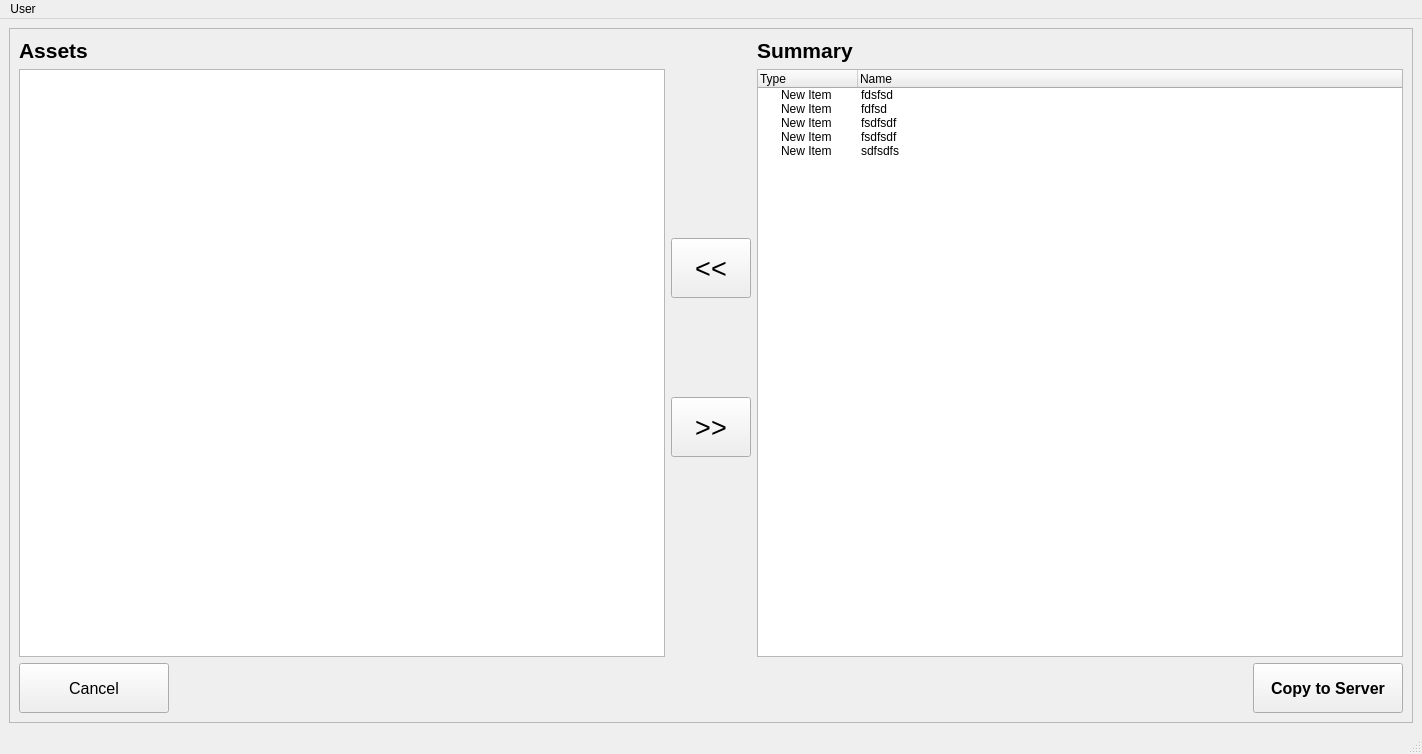
<?xml version="1.0" encoding="UTF-8"?>
<ui version="4.0">
 <class>MainWindow</class>
 <widget class="QMainWindow" name="MainWindow">
  <property name="geometry">
   <rect>
    <x>0</x>
    <y>0</y>
    <width>1422</width>
    <height>754</height>
   </rect>
  </property>
  <property name="windowTitle">
   <string>MainWindow</string>
  </property>
  <widget class="QWidget" name="centralwidget">
   <layout class="QGridLayout" name="gridLayout_2">
    <item row="0" column="0">
     <widget class="QFrame" name="frame">
      <property name="frameShape">
       <enum>QFrame::StyledPanel</enum>
      </property>
      <property name="frameShadow">
       <enum>QFrame::Raised</enum>
      </property>
      <layout class="QGridLayout" name="gridLayout">
       <item row="0" column="1">
        <layout class="QVBoxLayout" name="middle_vLayout">
         <item>
          <spacer name="upper_vSpacer">
           <property name="orientation">
            <enum>Qt::Vertical</enum>
           </property>
           <property name="sizeType">
            <enum>QSizePolicy::Expanding</enum>
           </property>
           <property name="sizeHint" stdset="0">
            <size>
             <width>20</width>
             <height>200</height>
            </size>
           </property>
          </spacer>
         </item>
         <item>
          <widget class="QPushButton" name="remove_pushButton">
           <property name="minimumSize">
            <size>
             <width>0</width>
             <height>60</height>
            </size>
           </property>
           <property name="font">
            <font>
             <family>Arial</family>
             <pointsize>20</pointsize>
             <weight>50</weight>
             <bold>false</bold>
            </font>
           </property>
           <property name="styleSheet">
            <string notr="true"/>
           </property>
           <property name="text">
            <string>&lt;&lt;</string>
           </property>
          </widget>
         </item>
         <item>
          <spacer name="middle_vSpacer">
           <property name="orientation">
            <enum>Qt::Vertical</enum>
           </property>
           <property name="sizeHint" stdset="0">
            <size>
             <width>20</width>
             <height>40</height>
            </size>
           </property>
          </spacer>
         </item>
         <item>
          <widget class="QPushButton" name="add_pushButton">
           <property name="minimumSize">
            <size>
             <width>0</width>
             <height>60</height>
            </size>
           </property>
           <property name="font">
            <font>
             <family>Arial</family>
             <pointsize>20</pointsize>
             <weight>50</weight>
             <bold>false</bold>
            </font>
           </property>
           <property name="text">
            <string>&gt;&gt;</string>
           </property>
          </widget>
         </item>
         <item>
          <spacer name="lower_vSpacer">
           <property name="orientation">
            <enum>Qt::Vertical</enum>
           </property>
           <property name="sizeHint" stdset="0">
            <size>
             <width>20</width>
             <height>200</height>
            </size>
           </property>
          </spacer>
         </item>
        </layout>
       </item>
       <item row="1" column="0" colspan="3">
        <layout class="QHBoxLayout" name="action_hLayout">
         <item>
          <widget class="QPushButton" name="cancel_pushButton">
           <property name="minimumSize">
            <size>
             <width>150</width>
             <height>50</height>
            </size>
           </property>
           <property name="font">
            <font>
             <family>Arial</family>
             <pointsize>12</pointsize>
             <weight>50</weight>
             <bold>false</bold>
             <underline>false</underline>
             <kerning>false</kerning>
            </font>
           </property>
           <property name="focusPolicy">
            <enum>Qt::StrongFocus</enum>
           </property>
           <property name="acceptDrops">
            <bool>false</bool>
           </property>
           <property name="text">
            <string>Cancel</string>
           </property>
          </widget>
         </item>
         <item>
          <spacer name="action_hSpacer">
           <property name="orientation">
            <enum>Qt::Horizontal</enum>
           </property>
           <property name="sizeHint" stdset="0">
            <size>
             <width>40</width>
             <height>20</height>
            </size>
           </property>
          </spacer>
         </item>
         <item>
          <widget class="QPushButton" name="copyToServer_pushButton">
           <property name="minimumSize">
            <size>
             <width>150</width>
             <height>50</height>
            </size>
           </property>
           <property name="font">
            <font>
             <family>Arial</family>
             <pointsize>12</pointsize>
             <weight>75</weight>
             <bold>true</bold>
            </font>
           </property>
           <property name="text">
            <string>Copy to Server</string>
           </property>
          </widget>
         </item>
        </layout>
       </item>
       <item row="0" column="2">
        <layout class="QVBoxLayout" name="summary_vLayout">
         <item>
          <widget class="QLabel" name="summary_label">
           <property name="sizePolicy">
            <sizepolicy hsizetype="Preferred" vsizetype="Preferred">
             <horstretch>0</horstretch>
             <verstretch>0</verstretch>
            </sizepolicy>
           </property>
           <property name="font">
            <font>
             <family>Arial</family>
             <pointsize>16</pointsize>
             <weight>75</weight>
             <bold>true</bold>
            </font>
           </property>
           <property name="text">
            <string>Summary</string>
           </property>
          </widget>
         </item>
         <item>
          <widget class="QTreeWidget" name="summaryTable_treeWidget">
           <property name="layoutDirection">
            <enum>Qt::LeftToRight</enum>
           </property>
           <property name="verticalScrollBarPolicy">
            <enum>Qt::ScrollBarAsNeeded</enum>
           </property>
           <property name="horizontalScrollBarPolicy">
            <enum>Qt::ScrollBarAsNeeded</enum>
           </property>
           <property name="iconSize">
            <size>
             <width>0</width>
             <height>0</height>
            </size>
           </property>
           <column>
            <property name="text">
             <string>Type</string>
            </property>
           </column>
           <column>
            <property name="text">
             <string>Name</string>
            </property>
           </column>
           <item>
            <property name="text">
             <string>New Item</string>
            </property>
            <property name="text">
             <string>fdsfsd</string>
            </property>
           </item>
           <item>
            <property name="text">
             <string>New Item</string>
            </property>
            <property name="text">
             <string>fdfsd</string>
            </property>
           </item>
           <item>
            <property name="text">
             <string>New Item</string>
            </property>
            <property name="text">
             <string>fsdfsdf</string>
            </property>
           </item>
           <item>
            <property name="text">
             <string>New Item</string>
            </property>
            <property name="text">
             <string>fsdfsdf</string>
            </property>
           </item>
           <item>
            <property name="text">
             <string>New Item</string>
            </property>
            <property name="text">
             <string>sdfsdfs</string>
            </property>
           </item>
          </widget>
         </item>
        </layout>
       </item>
       <item row="0" column="0">
        <layout class="QVBoxLayout" name="assets_vLayout">
         <item>
          <widget class="QLabel" name="assets_label">
           <property name="sizePolicy">
            <sizepolicy hsizetype="Preferred" vsizetype="Preferred">
             <horstretch>0</horstretch>
             <verstretch>0</verstretch>
            </sizepolicy>
           </property>
           <property name="font">
            <font>
             <family>Arial</family>
             <pointsize>16</pointsize>
             <weight>75</weight>
             <bold>true</bold>
            </font>
           </property>
           <property name="text">
            <string>Assets</string>
           </property>
          </widget>
         </item>
         <item>
          <widget class="QTreeView" name="assetBrowser_treeView">
           <property name="verticalScrollBarPolicy">
            <enum>Qt::ScrollBarAsNeeded</enum>
           </property>
          </widget>
         </item>
        </layout>
       </item>
      </layout>
     </widget>
    </item>
   </layout>
  </widget>
  <widget class="QMenuBar" name="menubar">
   <property name="geometry">
    <rect>
     <x>0</x>
     <y>0</y>
     <width>1422</width>
     <height>21</height>
    </rect>
   </property>
   <widget class="QMenu" name="menuUser">
    <property name="title">
     <string>User</string>
    </property>
    <addaction name="actionSet_Project"/>
    <addaction name="actionSet_Server_Project"/>
   </widget>
   <addaction name="menuUser"/>
  </widget>
  <widget class="QStatusBar" name="statusbar"/>
  <action name="actionSet_Project">
   <property name="text">
    <string>Set OneDrive Project...</string>
   </property>
  </action>
  <action name="actionSet_Server_Project">
   <property name="text">
    <string>Set Server Project...</string>
   </property>
  </action>
 </widget>
 <resources/>
 <connections/>
</ui>
